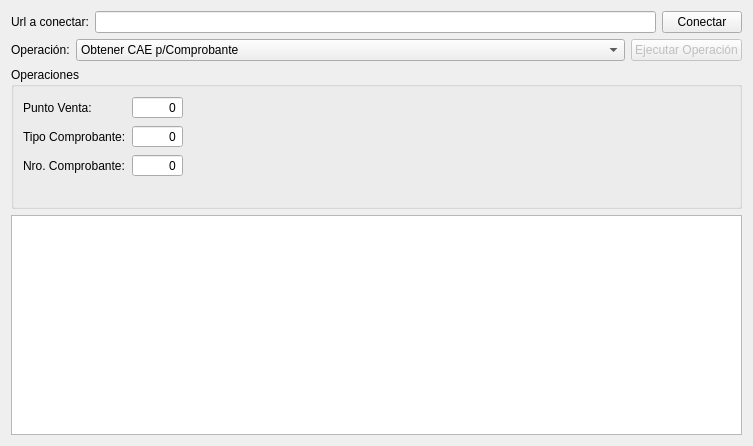
<?xml version="1.0" encoding="UTF-8"?>
<ui version="4.0">
 <class>wsfeForm</class>
 <widget class="QWidget" name="wsfeForm">
  <property name="geometry">
   <rect>
    <x>0</x>
    <y>0</y>
    <width>753</width>
    <height>446</height>
   </rect>
  </property>
  <property name="windowTitle">
   <string>Form</string>
  </property>
  <layout class="QVBoxLayout" name="verticalLayout_2">
   <item>
    <layout class="QHBoxLayout" name="horizontalLayout_2">
     <item>
      <widget class="QLabel" name="label">
       <property name="text">
        <string>Url a conectar:</string>
       </property>
      </widget>
     </item>
     <item>
      <widget class="QLineEdit" name="hostNameEdit"/>
     </item>
     <item>
      <widget class="QPushButton" name="connectButton">
       <property name="text">
        <string>Conectar</string>
       </property>
      </widget>
     </item>
    </layout>
   </item>
   <item>
    <layout class="QHBoxLayout" name="horizontalLayout_3">
     <item>
      <widget class="QLabel" name="label_2">
       <property name="text">
        <string>Operación:</string>
       </property>
      </widget>
     </item>
     <item>
      <widget class="QComboBox" name="operationComboBox">
       <property name="enabled">
        <bool>true</bool>
       </property>
       <property name="sizePolicy">
        <sizepolicy hsizetype="Expanding" vsizetype="Fixed">
         <horstretch>0</horstretch>
         <verstretch>0</verstretch>
        </sizepolicy>
       </property>
       <item>
        <property name="text">
         <string>Obtener CAE p/Comprobante</string>
        </property>
       </item>
       <item>
        <property name="text">
         <string>Obtener Info de Comprobante</string>
        </property>
       </item>
       <item>
        <property name="text">
         <string>Obtener Ult. Comprobante</string>
        </property>
       </item>
       <item>
        <property name="text">
         <string>Obtener tipos de IVAs</string>
        </property>
       </item>
      </widget>
     </item>
     <item>
      <widget class="QPushButton" name="doButton">
       <property name="enabled">
        <bool>false</bool>
       </property>
       <property name="text">
        <string>Ejecutar Operación</string>
       </property>
      </widget>
     </item>
    </layout>
   </item>
   <item>
    <widget class="QGroupBox" name="groupBox">
     <property name="enabled">
      <bool>true</bool>
     </property>
     <property name="title">
      <string>Operaciones</string>
     </property>
     <layout class="QVBoxLayout" name="verticalLayout">
      <item>
       <layout class="QHBoxLayout" name="horizontalLayout_4">
        <item>
         <layout class="QFormLayout" name="formLayout">
          <item row="0" column="0">
           <widget class="QLabel" name="puntoVentaLabel">
            <property name="text">
             <string>Punto Venta:</string>
            </property>
           </widget>
          </item>
          <item row="0" column="1">
           <widget class="QSpinBox" name="puntoVentaSpinBox">
            <property name="alignment">
             <set>Qt::AlignRight|Qt::AlignTrailing|Qt::AlignVCenter</set>
            </property>
            <property name="buttonSymbols">
             <enum>QAbstractSpinBox::NoButtons</enum>
            </property>
           </widget>
          </item>
          <item row="1" column="0">
           <widget class="QLabel" name="tipoComprobanteLabel">
            <property name="text">
             <string>Tipo Comprobante:</string>
            </property>
           </widget>
          </item>
          <item row="1" column="1">
           <widget class="QSpinBox" name="tipoComprobanteSpinBox">
            <property name="alignment">
             <set>Qt::AlignRight|Qt::AlignTrailing|Qt::AlignVCenter</set>
            </property>
            <property name="buttonSymbols">
             <enum>QAbstractSpinBox::NoButtons</enum>
            </property>
            <property name="maximum">
             <number>99999999</number>
            </property>
           </widget>
          </item>
          <item row="2" column="0">
           <widget class="QLabel" name="nroComprobanteLabel">
            <property name="text">
             <string>Nro. Comprobante:</string>
            </property>
           </widget>
          </item>
          <item row="2" column="1">
           <widget class="QSpinBox" name="nroComprobanteSpinBox">
            <property name="alignment">
             <set>Qt::AlignRight|Qt::AlignTrailing|Qt::AlignVCenter</set>
            </property>
            <property name="buttonSymbols">
             <enum>QAbstractSpinBox::NoButtons</enum>
            </property>
           </widget>
          </item>
         </layout>
        </item>
        <item>
         <spacer name="horizontalSpacer_3">
          <property name="orientation">
           <enum>Qt::Horizontal</enum>
          </property>
          <property name="sizeHint" stdset="0">
           <size>
            <width>40</width>
            <height>20</height>
           </size>
          </property>
         </spacer>
        </item>
       </layout>
      </item>
      <item>
       <layout class="QHBoxLayout" name="horizontalLayout">
        <item>
         <spacer name="horizontalSpacer_2">
          <property name="orientation">
           <enum>Qt::Horizontal</enum>
          </property>
          <property name="sizeHint" stdset="0">
           <size>
            <width>40</width>
            <height>20</height>
           </size>
          </property>
         </spacer>
        </item>
       </layout>
      </item>
     </layout>
    </widget>
   </item>
   <item>
    <widget class="QTextBrowser" name="sessionOutput"/>
   </item>
  </layout>
 </widget>
 <resources/>
 <connections/>
</ui>
